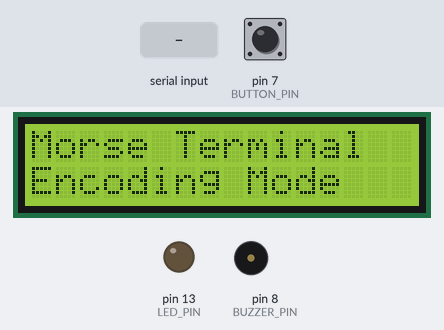
The sketch below on a simulated Arduino Uno, built with avr-gcc and run on an emulated ATmega328P. Parts: 16×2 character LCD, output pins drawn as LEDs (lit = HIGH), buzzer (waves = sounding). Dashed ring = blinking. Inputs (shaded band) come from the test bench; at power-on: pin 7 (BUTTON_PIN) HIGH. What the sketch prints to the serial monitor is not drawn.

Above: at 1.2 s.
1.3 s: "1\n" received over Serial
At 2.9 s:
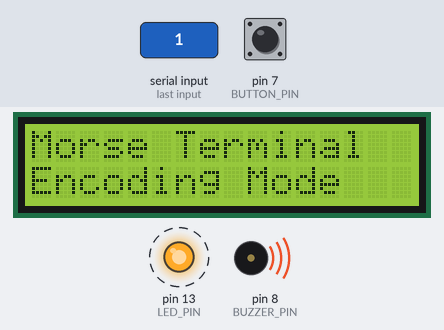
4.3 s: pin 7 (BUTTON_PIN) pulled LOW for 3.2 s
At 8.8 s:
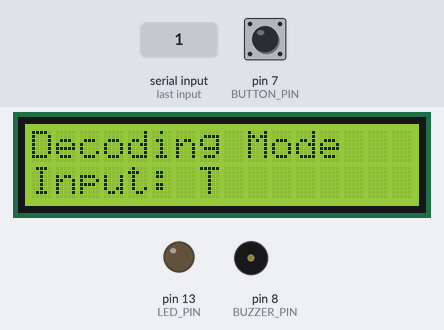
10.0 s: pin 7 (BUTTON_PIN) pulled LOW for 0.15 s
At 11.4 s:
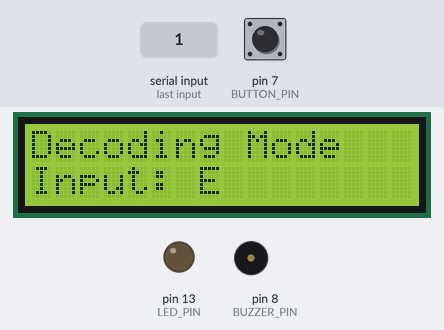
12.6 s: pin 7 (BUTTON_PIN) pulled LOW for 1 s
At 13.1 s:
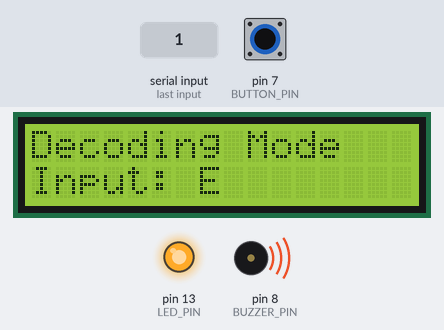
15.1 s: pin 7 (BUTTON_PIN) pulsed LOW 2 times (0.12 s each, 0.3 s apart)
At 15.16 s:
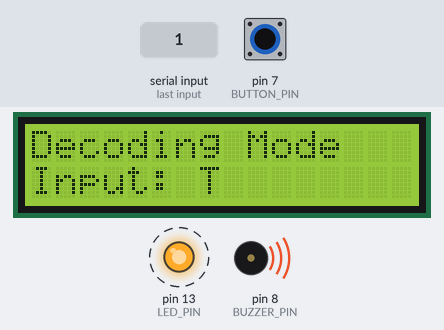
18.0 s: pin 7 (BUTTON_PIN) pulled LOW for 0.15 s
At 18.07 s:
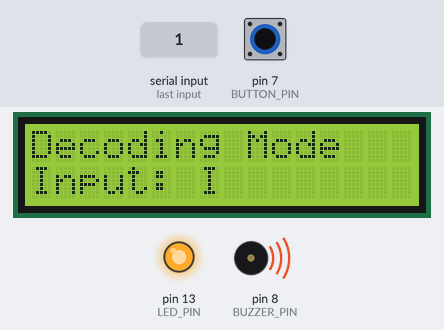
Timing chart, 0 to 20.6 s (numbered marks = the images above; inputs shaded):
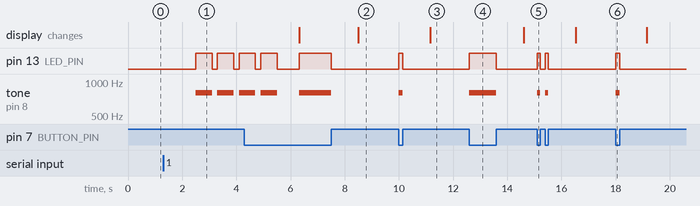

Measured:
- after the input at 1.3 s, pin 13 (LED_PIN): alternates HIGH for 0.60 s and LOW for 0.20 s, starting after 1.2 s; tone on pin 8 (BUZZER_PIN): alternates 800 Hz for 0.60 s and silent for 0.20 s, starting after 1.2 s
- after the input at 4.3 s, the display: first differs from a run without the input after 4.2 s (image 2)
- after the input at 10.0 s, pin 13 (LED_PIN): LOW → HIGH at once, → LOW 0.15 s later; tone on pin 8 (BUZZER_PIN): silent → 800 Hz at once, → silent 0.15 s later; the display: changes after 1.2 s (image 3)
- after the input at 12.6 s, pin 13 (LED_PIN): LOW → HIGH at once, → LOW 1.0 s later; tone on pin 8 (BUZZER_PIN): silent → 800 Hz at once, → silent 1.0 s later
- after the input at 15.1 s, pin 13 (LED_PIN): alternates HIGH for 0.12 s and LOW for 0.18 s, 4 changes in all, then stays LOW, starting at once; tone on pin 8 (BUZZER_PIN): alternates 800 Hz for 0.12 s and silent for 0.18 s, 4 changes in all, then stays silent, starting at once
- after the input at 18.0 s, pin 13 (LED_PIN): LOW → HIGH at once, → LOW 0.15 s later; tone on pin 8 (BUZZER_PIN): silent → 800 Hz at once, → silent 0.15 s later

The sketch:

morse_terminal.ino
```cpp
/*
 * Post-Apocalyptic Morse Code Terminal
 * A robust bidirectional Morse communication system
 *
 * Features:
 * - Encoding mode: Serial input to Morse code output
 * - Decoding mode: Button input to decoded text on LCD
 * - Non-blocking timing system
 * - LED and buzzer feedback
 *
 * Hardware connections:
 * - LCD: pins 12, 11, 5, 4, 3, 2
 * - LED: pin 13
 * - Buzzer: pin 8
 * - Button: pin 7 (with pull-up resistor)
 * - Serial: USB connection at 9600 baud
 */

#include <LiquidCrystal.h>

// Pin definitions
#define LED_PIN 13
#define BUZZER_PIN 8
#define BUTTON_PIN 7
#define BUZZER_FREQ 800  // 800Hz frequency for piezo buzzer

// Timing constants (in milliseconds)
#define DOT_DURATION 200
#define DASH_DURATION (DOT_DURATION * 3)  // 600ms
#define SYMBOL_GAP (DOT_DURATION)         // 200ms gap between dots/dashes
#define LETTER_GAP (DOT_DURATION * 3)     // 600ms gap between letters
#define WORD_GAP (DOT_DURATION * 7)       // 1400ms gap between words

// Button debounce and timing
#define DEBOUNCE_DELAY 50
#define BUTTON_TIMEOUT 1000  // 1 second timeout for button input

// System states
enum SystemState {
  ENCODING_MODE,
  DECODING_MODE
};

enum EncodingState {
  IDLE,
  TRANSMITTING_DOT,
  TRANSMITTING_DASH,
  SYMBOL_PAUSE,
  LETTER_PAUSE,
  WORD_PAUSE
};

enum DecodingState {
  WAITING_INPUT,
  BUTTON_PRESSED,
  PROCESSING_INPUT,
  DISPLAYING_RESULT
};

// Global variables
SystemState currentSystemState = ENCODING_MODE;
EncodingState encodingState = IDLE;
DecodingState decodingState = WAITING_INPUT;

LiquidCrystal lcd(12, 11, 5, 4, 3, 2);

// Timing variables
unsigned long previousMillis = 0;
unsigned long buttonPressTime = 0;
unsigned long buttonReleaseTime = 0;
bool buttonPressed = false;
bool lastButtonState = HIGH;

// Message buffers
String encodingMessage = "";
String decodingBuffer = "";
String decodedMessage = "";
String currentMorseChar = "";

// Current transmission state
int messageIndex = 0;
int morseIndex = 0;
String currentMorseSequence = "";

// Morse code lookup table
const char* morseTable[] = {
  ".-",    // A
  "-...",  // B
  "-.-.",  // C
  "-..",   // D
  ".",     // E
  "..-.",  // F
  "--.",   // G
  "....",  // H
  "..",    // I
  ".---",  // J
  "-.-",   // K
  ".-..",  // L
  "--",    // M
  "-.",    // N
  "---",   // O
  ".--.",  // P
  "--.-",  // Q
  ".-.",   // R
  "...",   // S
  "-",     // T
  "..-",   // U
  "...-",  // V
  ".--",   // W
  "-..-",  // X
  "-.--",  // Y
  "--.."   // Z
};

const char* morseNumbers[] = {
  "-----", // 0
  ".----", // 1
  "..---", // 2
  "...--", // 3
  "....-", // 4
  ".....", // 5
  "-....", // 6
  "--...", // 7
  "---..", // 8
  "----."  // 9
};

// Function prototypes
void initializeSystem();
void handleEncodingMode();
void handleDecodingMode();
void transmitMorse(char symbol);
void activateOutput(bool state);
void processButtonInput();
String charToMorse(char c);
char morseToChar(String morse);
void displayMessage(String message);
void switchMode();
bool isEndOfMessage(String morse);

void setup() {
  initializeSystem();
}

void loop() {
  unsigned long currentMillis = millis();

  if (currentSystemState == ENCODING_MODE) {
    handleEncodingMode();
  } else {
    handleDecodingMode();
  }
}

void initializeSystem() {
  // Initialize pins
  pinMode(LED_PIN, OUTPUT);
  pinMode(BUZZER_PIN, OUTPUT);
  pinMode(BUTTON_PIN, INPUT_PULLUP);

  // Initialize LCD
  lcd.begin(16, 2);
  lcd.clear();
  lcd.print("Morse Terminal");
  lcd.setCursor(0, 1);
  lcd.print("Encoding Mode");

  // Initialize serial
  Serial.begin(9600);
  Serial.println("Post-Apocalyptic Morse Terminal Ready");
  Serial.println("Send text for encoding...");

  // Turn off outputs initially
  activateOutput(false);

  previousMillis = millis();
}

void handleEncodingMode() {
  unsigned long currentMillis = millis();

  // Check for incoming serial data
  if (Serial.available() > 0 && encodingState == IDLE) {
    String input = Serial.readString();
    input.trim();
    input.toUpperCase();

    // Filter to only printable characters (A-Z, 0-9, space)
    encodingMessage = "";
    for (int i = 0; i < input.length(); i++) {
      char c = input.charAt(i);
      if ((c >= 'A' && c <= 'Z') || (c >= '0' && c <= '9') || c == ' ') {
        encodingMessage += c;
      }
    }

    if (encodingMessage.length() > 0) {
      Serial.println("Encoding: " + encodingMessage);
      messageIndex = 0;
      morseIndex = 0;
      encodingState = IDLE;
      previousMillis = currentMillis;
    }
  }

  // Handle transmission state machine
  if (encodingMessage.length() > 0) {
    switch (encodingState) {
      case IDLE:
        if (messageIndex < encodingMessage.length()) {
          char currentChar = encodingMessage.charAt(messageIndex);
          if (currentChar == ' ') {
            // Start word gap
            encodingState = WORD_PAUSE;
            previousMillis = currentMillis;
          } else {
            // Get morse sequence for character
            currentMorseSequence = charToMorse(currentChar);
            if (currentMorseSequence.length() > 0) {
              morseIndex = 0;
              // Start transmitting first symbol
              if (currentMorseSequence.charAt(morseIndex) == '.') {
                encodingState = TRANSMITTING_DOT;
              } else {
                encodingState = TRANSMITTING_DASH;
              }
              activateOutput(true);
              previousMillis = currentMillis;
            } else {
              messageIndex++;
            }
          }
        } else {
          // Message complete, switch to decoding mode
          encodingMessage = "";
          switchMode();
        }
        break;

      case TRANSMITTING_DOT:
        if (currentMillis - previousMillis >= DOT_DURATION) {
          activateOutput(false);
          encodingState = SYMBOL_PAUSE;
          previousMillis = currentMillis;
        }
        break;

      case TRANSMITTING_DASH:
        if (currentMillis - previousMillis >= DASH_DURATION) {
          activateOutput(false);
          encodingState = SYMBOL_PAUSE;
          previousMillis = currentMillis;
        }
        break;

      case SYMBOL_PAUSE:
        if (currentMillis - previousMillis >= SYMBOL_GAP) {
          morseIndex++;
          if (morseIndex < currentMorseSequence.length()) {
            // More symbols in current character
            if (currentMorseSequence.charAt(morseIndex) == '.') {
              encodingState = TRANSMITTING_DOT;
            } else {
              encodingState = TRANSMITTING_DASH;
            }
            activateOutput(true);
            previousMillis = currentMillis;
          } else {
            // Character complete, start letter gap
            encodingState = LETTER_PAUSE;
            previousMillis = currentMillis;
          }
        }
        break;

      case LETTER_PAUSE:
        if (currentMillis - previousMillis >= LETTER_GAP) {
          messageIndex++;
          encodingState = IDLE;
        }
        break;

      case WORD_PAUSE:
        if (currentMillis - previousMillis >= WORD_GAP) {
          messageIndex++;
          encodingState = IDLE;
        }
        break;
    }
  }
}

void handleDecodingMode() {
  unsigned long currentMillis = millis();

  // Handle button input
  bool currentButtonState = digitalRead(BUTTON_PIN);

  // Button press detection with debouncing
  if (currentButtonState != lastButtonState) {
    if (currentMillis - buttonReleaseTime > DEBOUNCE_DELAY) {
      if (currentButtonState == LOW && !buttonPressed) {
        // Button just pressed
        buttonPressed = true;
        buttonPressTime = currentMillis;
        activateOutput(true);
      } else if (currentButtonState == HIGH && buttonPressed) {
        // Button just released
        buttonPressed = false;
        buttonReleaseTime = currentMillis;
        activateOutput(false);

        // Determine if it was a dot or dash
        unsigned long pressDuration = buttonReleaseTime - buttonPressTime;
        if (pressDuration < (DOT_DURATION + DASH_DURATION) / 2) {
          currentMorseChar += ".";
        } else {
          currentMorseChar += "-";
        }

        Serial.print("Input: ");
        Serial.println(currentMorseChar);
      }
    }
    lastButtonState = currentButtonState;
  }

  // Check for end of character (timeout) or end of message
  if (!buttonPressed && currentMorseChar.length() > 0) {
    if (currentMillis - buttonReleaseTime > BUTTON_TIMEOUT) {
      // Timeout - end of character
      if (isEndOfMessage(currentMorseChar)) {
        // End of message detected (AR sequence)
        displayMessage(decodedMessage);
        Serial.println("Message received: " + decodedMessage);
        decodedMessage = "";
        switchMode();
      } else {
        // Decode character
        char decodedChar = morseToChar(currentMorseChar);
        if (decodedChar != '\0') {
          decodedMessage += decodedChar;
          lcd.setCursor(0, 1);
          lcd.print("Input: " + String(decodedChar) + "        ");
        }
      }
      currentMorseChar = "";
    }
  }
}

void activateOutput(bool state) {
  digitalWrite(LED_PIN, state ? HIGH : LOW);
  if (state) {
    tone(BUZZER_PIN, BUZZER_FREQ);
  } else {
    noTone(BUZZER_PIN);
  }
}

String charToMorse(char c) {
  if (c >= 'A' && c <= 'Z') {
    return String(morseTable[c - 'A']);
  } else if (c >= '0' && c <= '9') {
    return String(morseNumbers[c - '0']);
  }
  return "";
}

char morseToChar(String morse) {
  // Check letters
  for (int i = 0; i < 26; i++) {
    if (morse.equals(String(morseTable[i]))) {
      return 'A' + i;
    }
  }

  // Check numbers
  for (int i = 0; i < 10; i++) {
    if (morse.equals(String(morseNumbers[i]))) {
      return '0' + i;
    }
  }

  return '\0';  // Unknown morse code
}

bool isEndOfMessage(String morse) {
  // Check for AR sequence: ".-.-."
  return morse.equals(".-.-.");
}

void displayMessage(String message) {
  lcd.clear();
  lcd.print("Message:");
  lcd.setCursor(0, 1);
  if (message.length() <= 16) {
    lcd.print(message);
  } else {
    lcd.print(message.substring(0, 16));
  }
  delay(3000);  // Show message for 3 seconds
}

void switchMode() {
  if (currentSystemState == ENCODING_MODE) {
    currentSystemState = DECODING_MODE;
    decodingState = WAITING_INPUT;
    lcd.clear();
    lcd.print("Decoding Mode");
    lcd.setCursor(0, 1);
    lcd.print("Press button...");
    Serial.println("Switched to Decoding Mode");
    Serial.println("Use button for Morse input. End with AR (.-.-.)");
  } else {
    currentSystemState = ENCODING_MODE;
    encodingState = IDLE;
    lcd.clear();
    lcd.print("Encoding Mode");
    lcd.setCursor(0, 1);
    lcd.print("Send text...");
    Serial.println("Switched to Encoding Mode");
    Serial.println("Send text for encoding...");
  }

  // Reset state variables
  encodingMessage = "";
  decodedMessage = "";
  currentMorseChar = "";
  messageIndex = 0;
  morseIndex = 0;
  buttonPressed = false;
  activateOutput(false);
}
```

eeprom_functions.c
```cpp
#include <avr/io.h>
#include <avr/eeprom.h>

/**
 * Function to write data to EEPROM
 * @param address: EEPROM address (0-1023 for ATmega328P)
 * @param data: 8-bit data to write
 */
void EEPROMwrite(uint16_t address, uint8_t data) {
    // Wait for completion of previous write
    while(EECR & (1<<EEPE));

    // Set up address and data registers
    EEAR = address;
    EEDR = data;

    // Write logical one to EEMPE
    EECR |= (1<<EEMPE);

    // Start eeprom write by setting EEPE
    EECR |= (1<<EEPE);
}

/**
 * Function to read data from EEPROM
 * @param address: EEPROM address (0-1023 for ATmega328P)
 * @return: 8-bit data from EEPROM
 */
uint8_t EEPROMread(uint16_t address) {
    // Wait for completion of previous write
    while(EECR & (1<<EEPE));

    // Set up address register
    EEAR = address;

    // Start eeprom read by writing EERE
    EECR |= (1<<EERE);

    // Return data from data register
    return EEDR;
}
```

eeprom_to_serial.c
```cpp
#include <avr/io.h>
#include <avr/eeprom.h>
#include <util/delay.h>
#include <stdio.h>

#define F_CPU 16000000UL
#define BAUD 9600
#define UBRR_VALUE ((F_CPU/(16UL*BAUD))-1)

/**
 * Function to write data to EEPROM
 * @param address: EEPROM address (0-1023 for ATmega328P)
 * @param data: 8-bit data to write
 */
void EEPROMwrite(uint16_t address, uint8_t data) {
    // Wait for completion of previous write
    while(EECR & (1<<EEPE));

    // Set up address and data registers
    EEAR = address;
    EEDR = data;

    // Write logical one to EEMPE
    EECR |= (1<<EEMPE);

    // Start eeprom write by setting EEPE
    EECR |= (1<<EEPE);
}

/**
 * Function to read data from EEPROM
 * @param address: EEPROM address (0-1023 for ATmega328P)
 * @return: 8-bit data from EEPROM
 */
uint8_t EEPROMread(uint16_t address) {
    // Wait for completion of previous write
    while(EECR & (1<<EEPE));

    // Set up address register
    EEAR = address;

    // Start eeprom read by writing EERE
    EECR |= (1<<EERE);

    // Return data from data register
    return EEDR;
}

/**
 * Initialize UART for serial communication
 */
void UART_init(void) {
    // Set baud rate
    UBRR0H = (uint8_t)(UBRR_VALUE >> 8);
    UBRR0L = (uint8_t)UBRR_VALUE;

    // Enable receiver and transmitter
    UCSR0B = (1<<RXEN0) | (1<<TXEN0);

    // Set frame format: 8 data bits, 1 stop bit
    UCSR0C = (1<<UCSZ01) | (1<<UCSZ00);
}

/**
 * Transmit a character via UART
 */
void UART_transmit(char data) {
    // Wait for empty transmit buffer
    while(!(UCSR0A & (1<<UDRE0)));

    // Put data into buffer, sends the data
    UDR0 = data;
}

/**
 * Transmit a string via UART
 */
void UART_transmit_string(char* str) {
    while(*str) {
        UART_transmit(*str);
        str++;
    }
}

/**
 * Transmit a hexadecimal value as string
 */
void UART_transmit_hex(uint8_t value) {
    char hex_chars[] = "0123456789ABCDEF";
    UART_transmit(hex_chars[(value >> 4) & 0x0F]);
    UART_transmit(hex_chars[value & 0x0F]);
}

/**
 * Transmit a 16-bit address as hexadecimal string
 */
void UART_transmit_address(uint16_t address) {
    UART_transmit_hex((uint8_t)(address >> 8));
    UART_transmit_hex((uint8_t)(address & 0xFF));
}

int main(void) {
    uint16_t address;
    uint8_t data;
    uint8_t bytes_per_line = 16;
    uint8_t byte_count = 0;

    // Initialize UART
    UART_init();

    // Send header message
    UART_transmit_string("EEPROM Content Dump (First 1024 bytes):\\r\\n");
    UART_transmit_string("Address  Data (Hex)                    ASCII\\r\\n");
    UART_transmit_string("-------- ------------------------------- ----------------\\r\\n");

    // Read and display first 1024 bytes of EEPROM
    for(address = 0; address < 1024; address++) {
        // Print address at the beginning of each line
        if(byte_count == 0) {
            UART_transmit_address(address);
            UART_transmit_string(": ");
        }

        // Read data from EEPROM
        data = EEPROMread(address);

        // Print hex value
        UART_transmit_hex(data);
        UART_transmit(' ');

        byte_count++;

        // Print ASCII representation and newline every 16 bytes
        if(byte_count == bytes_per_line) {
            UART_transmit_string(" | ");

            // Print ASCII representation
            for(uint16_t i = address - bytes_per_line + 1; i <= address; i++) {
                uint8_t ascii_data = EEPROMread(i);
                if(ascii_data >= 32 && ascii_data <= 126) {
                    UART_transmit(ascii_data); // Printable ASCII
                } else {
                    UART_transmit('.'); // Non-printable character
                }
            }

            UART_transmit_string("\\r\\n");
            byte_count = 0;
        }

        // Small delay to prevent overwhelming the serial port
        _delay_ms(1);
    }

    // If last line is incomplete, fill with spaces and print ASCII
    if(byte_count != 0) {
        // Fill remaining hex positions with spaces
        for(uint8_t i = byte_count; i < bytes_per_line; i++) {
            UART_transmit_string("   ");
        }

        UART_transmit_string(" | ");

        // Print ASCII for incomplete line
        for(uint16_t i = address - byte_count; i < address; i++) {
            uint8_t ascii_data = EEPROMread(i);
            if(ascii_data >= 32 && ascii_data <= 126) {
                UART_transmit(ascii_data);
            } else {
                UART_transmit('.');
            }
        }

        UART_transmit_string("\\r\\n");
    }

    UART_transmit_string("\\r\\nEEPROM dump complete!\\r\\n");

    // Keep the program running
    while(1) {
        _delay_ms(1000);
    }

    return 0;
}
```

Source omitted: caesar_cipher_system.c (8708 bytes), serial_to_eeprom.c (3150 bytes)
